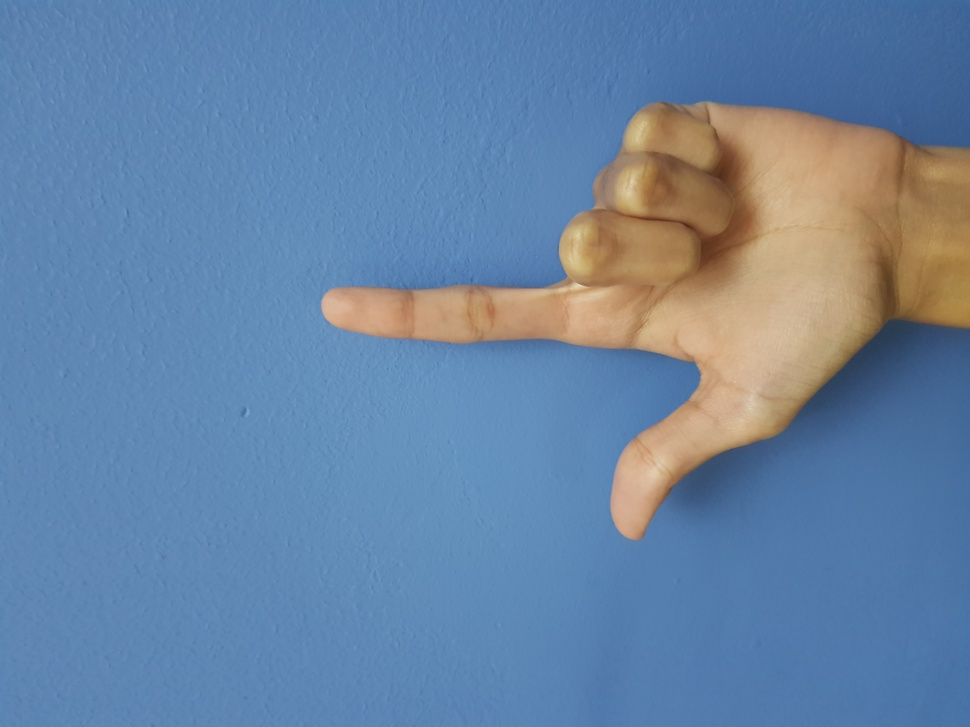
#> input picture trial.jpg, 970 x 727 px, shrunk from 4032 x 3024 before the run
$ python identification.py
#> lines starting #> are read from the running program, lines starting #| are printed output that depends on the picture; after the words box and inside, x2 and y2 are one past the last pixel; in counts of white or black regions, pixels touching at a corner belong together
#> further down, rgb_img is the input picture: shape (727, 970, 3); mean R, G, B 104, 131.8, 163.5
### preprocessing.py
from commonfunctions import *
import numpy as np
import skimage.io as io


def rgb2cr(rgb_img):
    cr_img = np.zeros((rgb_img.shape[0], rgb_img.shape[1]))
    r = rgb_img[:, :, 0]
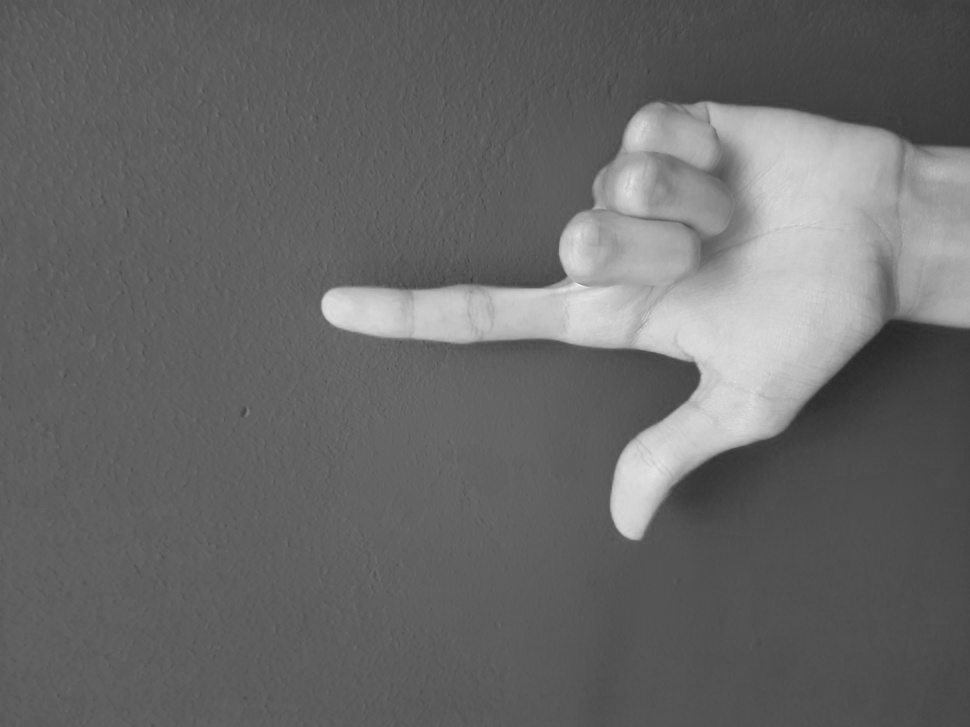
#> r: shape (727, 970); min 37, max 238, mean 104
    g = rgb_img[:, :, 1]
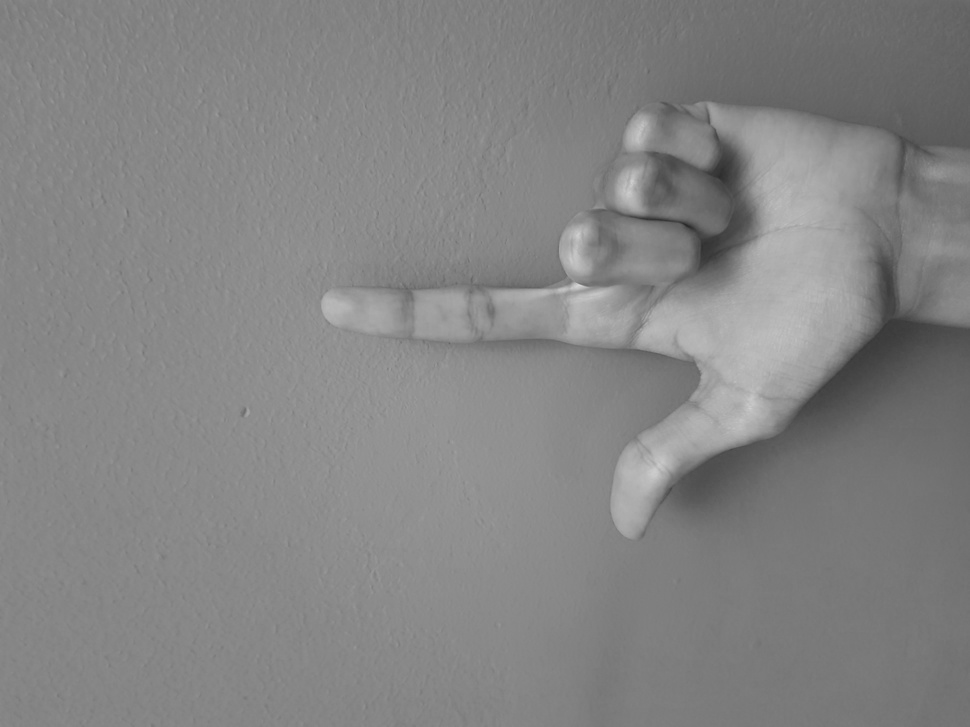
#> g: shape (727, 970); min 40, max 215, mean 131.8
    b = rgb_img[:, :, 2]
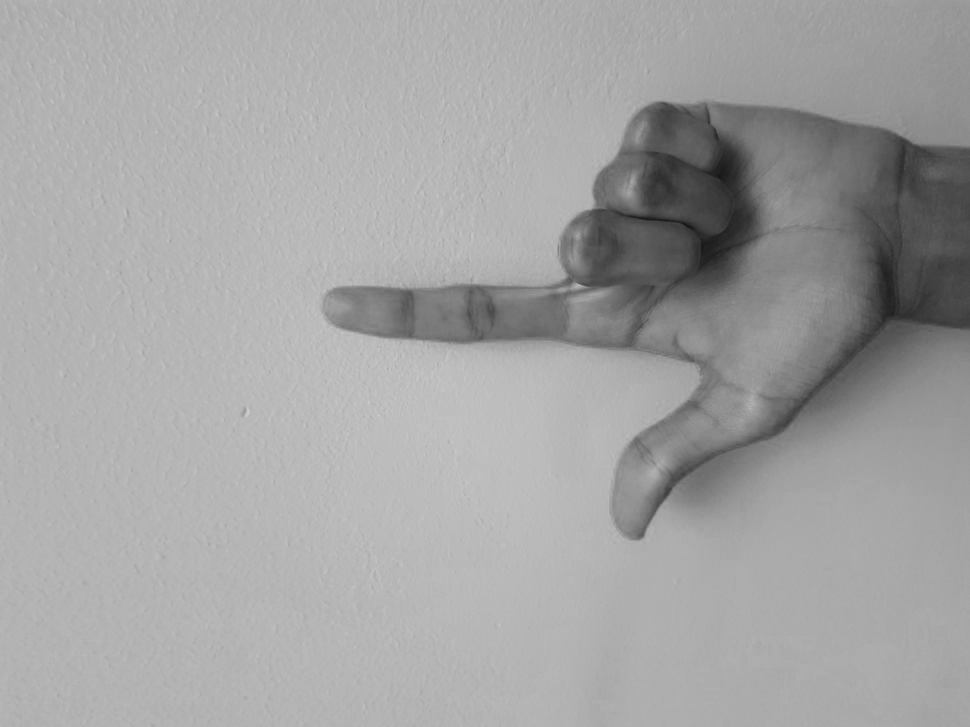
#> b: shape (727, 970); min 18, max 205, mean 163.5
    cr_img = 0.5*r - 0.418688*g - 0.081312*b
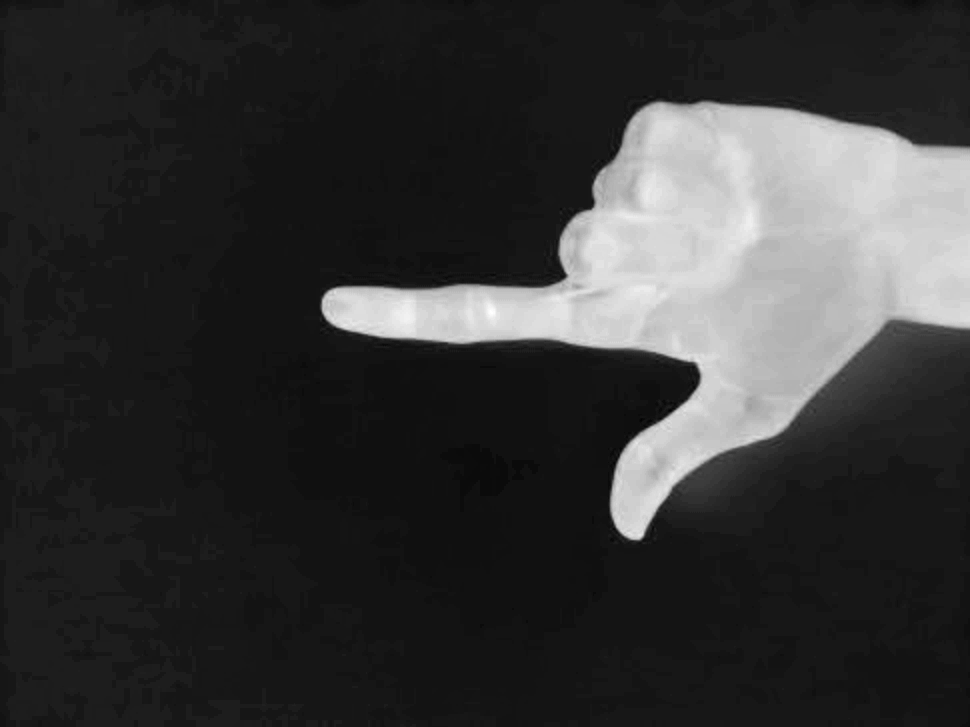
#> cr_img: shape (727, 970) float64; min -29.97, max 34.01, mean -16.5; drawn with min black and max white

    return cr_img


def segment(cr_img):
    segmented = np.copy(cr_img)
    segmented[segmented[:, :] < 0] = 0
    segmented[segmented[:, :] > 0] = 1
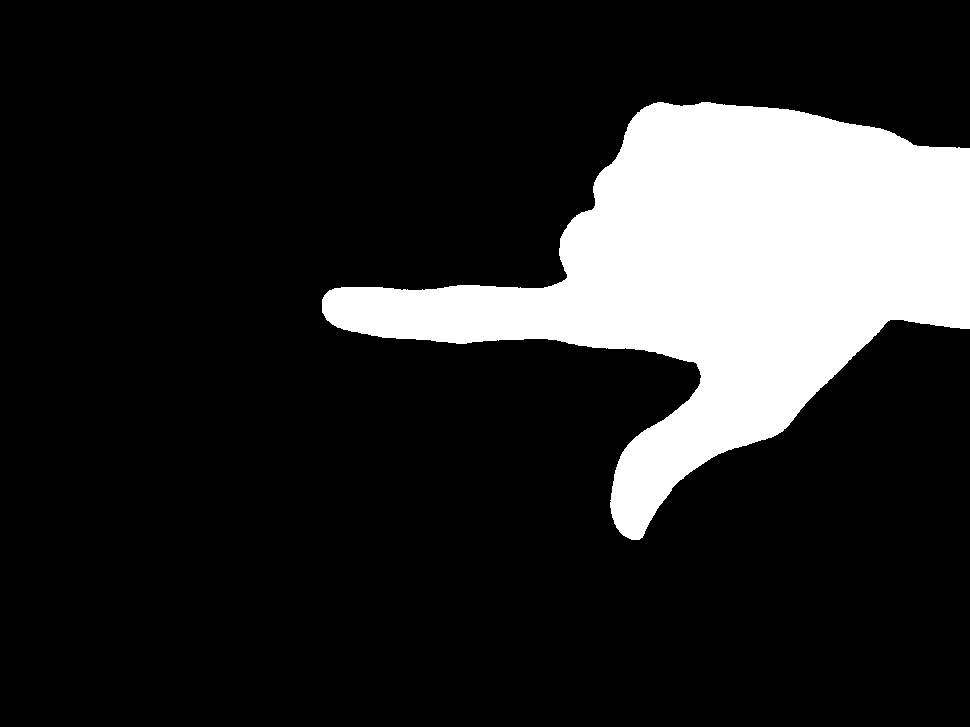
#> segmented: shape (727, 970) float64; values 0 (black) and 1 (white), 16.7% white; 1 white region, box (x1, y1, x2, y2) and area: (322, 102, 970, 540) 117926

    return segmented

### commonfunctions.py


import skimage.io as io
import matplotlib.pyplot as plt
import numpy as np
from skimage.exposure import histogram
from matplotlib.pyplot import bar
from skimage.color import rgb2gray,rgb2hsv

# Convolution:
from scipy.signal import convolve2d
from scipy import fftpack
import math

from skimage.util import random_noise
from skimage.filters import median
from skimage.feature import canny

from mpl_toolkits.mplot3d import Axes3D  # noqa: F401 unused import

import matplotlib.pyplot as plt
from matplotlib import cm
from matplotlib.ticker import LinearLocator, FormatStrFormatter
import numpy as np

# Edges
from skimage.filters import sobel_h, sobel, sobel_v,roberts, prewitt

# Show the figures / plots inside the notebook
def show_images(images,titles=None):
    #This function is used to show image(s) with titles by sending an array of images and an array of associated titles.
    # images[0] will be drawn with the title titles[0] if exists
    # You aren't required to understand this function, use it as-is.
    n_ims = len(images)
    if titles is None: titles = ['(%d)' % i for i in range(1,n_ims + 1)]
    fig = plt.figure()
    n = 1
    for image,title in zip(images,titles):
        a = fig.add_subplot(1,n_ims,n)
        if image.ndim == 2:
            plt.gray()
        plt.imshow(image)
        a.set_title(title)
        plt.axis('off')
        n += 1
    fig.set_size_inches(np.array(fig.get_size_inches()) * n_ims)
    plt.show()


# [43 lines left out: functions show_3d_image, show_3d_image_filtering_in_freq, showHist, not called in this run]

### identification.py
from commonfunctions import *
from preprocessing import *
import numpy as np
import cv2
import skimage.io as io
from scipy import ndimage
from numpy import unravel_index

def refpoint(img):
    dist_trans = ndimage.distance_transform_edt(img)
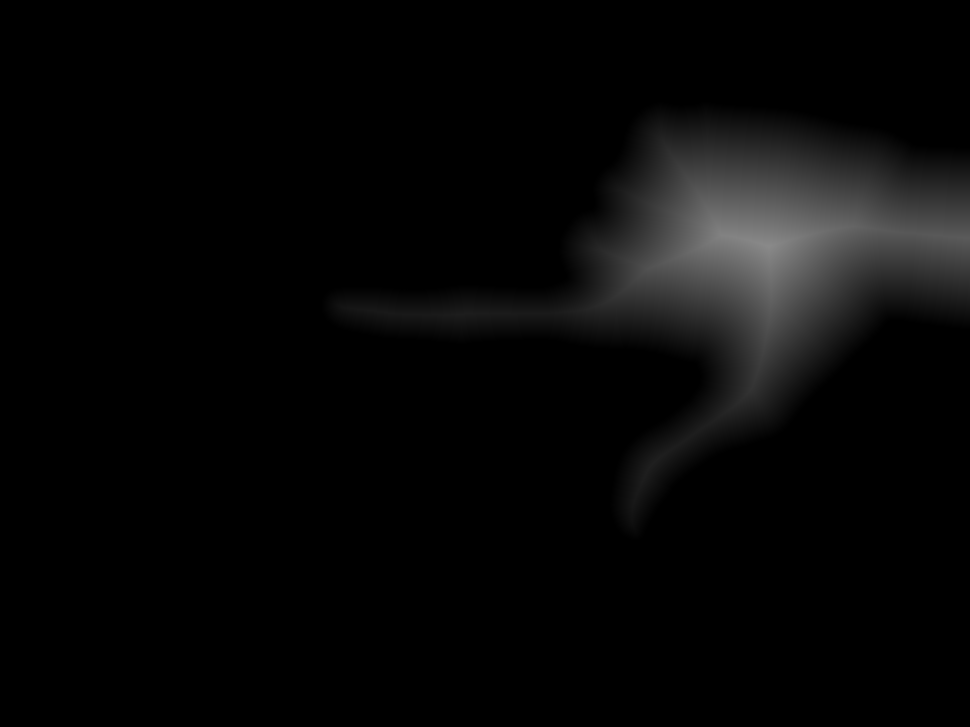
#> dist_trans: shape (727, 970) float64; min 0, max 137.9, mean 7.4
    centroid = unravel_index(dist_trans.argmax(), dist_trans.shape)
#> centroid = (246, 768)
    x = centroid[0]
#> x = 246
    y = centroid[1]
#> y = 768
    img_centroid = np.copy(img)
    cv2.circle(img_centroid, (x, y), 80, (0, 0, 0), -1)
    return dist_trans, img_centroid

# def fingeridentification(img):


rgb_img = io.imread("trial.jpg")
cr_img = rgb2cr(rgb_img)
segmented = segment(cr_img)
dist_trans, img_centroid = refpoint(segmented)

show_images([rgb_img, cr_img, segmented, dist_trans, img_centroid])
#> in show_images, `n_ims = len(images)`: n_ims = 5
#> the loop in show_images, `for image,title in zip(images,titles):` made 5 passes
#> title on passes 1 to 5: '(1)', '(2)', '(3)', '(4)', '(5)'
#> after the loop in show_images, `for image,title in zip(images,titles):`: n = 6
